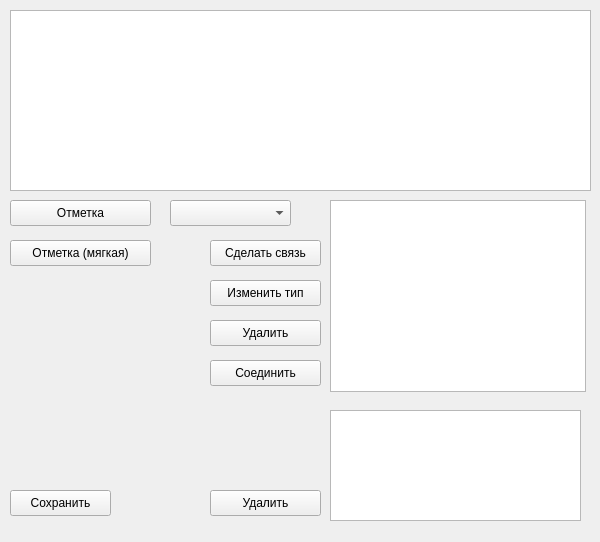
<?xml version="1.0" encoding="UTF-8"?>
<ui version="4.0">
 <class>Form</class>
 <widget class="QWidget" name="Form">
  <property name="geometry">
   <rect>
    <x>0</x>
    <y>0</y>
    <width>600</width>
    <height>542</height>
   </rect>
  </property>
  <property name="sizePolicy">
   <sizepolicy hsizetype="Preferred" vsizetype="Preferred">
    <horstretch>0</horstretch>
    <verstretch>0</verstretch>
   </sizepolicy>
  </property>
  <property name="windowTitle">
   <string>Form</string>
  </property>
  <widget class="QTextEdit" name="text_view">
   <property name="geometry">
    <rect>
     <x>10</x>
     <y>10</y>
     <width>581</width>
     <height>181</height>
    </rect>
   </property>
  </widget>
  <widget class="QPushButton" name="mark_btn">
   <property name="geometry">
    <rect>
     <x>10</x>
     <y>200</y>
     <width>141</width>
     <height>26</height>
    </rect>
   </property>
   <property name="text">
    <string>Отметка</string>
   </property>
  </widget>
  <widget class="QComboBox" name="mark_kind_cb">
   <property name="geometry">
    <rect>
     <x>170</x>
     <y>200</y>
     <width>121</width>
     <height>26</height>
    </rect>
   </property>
  </widget>
  <widget class="QTableWidget" name="collocations_tb">
   <property name="geometry">
    <rect>
     <x>330</x>
     <y>200</y>
     <width>256</width>
     <height>192</height>
    </rect>
   </property>
  </widget>
  <widget class="QPushButton" name="join_col_btn">
   <property name="geometry">
    <rect>
     <x>210</x>
     <y>360</y>
     <width>111</width>
     <height>26</height>
    </rect>
   </property>
   <property name="text">
    <string>Соединить</string>
   </property>
  </widget>
  <widget class="QPushButton" name="mark_soft_btn">
   <property name="geometry">
    <rect>
     <x>10</x>
     <y>240</y>
     <width>141</width>
     <height>26</height>
    </rect>
   </property>
   <property name="text">
    <string>Отметка (мягкая)</string>
   </property>
  </widget>
  <widget class="QPushButton" name="delete_col_btn">
   <property name="geometry">
    <rect>
     <x>210</x>
     <y>320</y>
     <width>111</width>
     <height>26</height>
    </rect>
   </property>
   <property name="text">
    <string>Удалить</string>
   </property>
  </widget>
  <widget class="QPushButton" name="change_kind_btn">
   <property name="geometry">
    <rect>
     <x>210</x>
     <y>280</y>
     <width>111</width>
     <height>26</height>
    </rect>
   </property>
   <property name="text">
    <string>Изменить тип</string>
   </property>
  </widget>
  <widget class="QListWidget" name="connections_list">
   <property name="geometry">
    <rect>
     <x>330</x>
     <y>410</y>
     <width>251</width>
     <height>111</height>
    </rect>
   </property>
  </widget>
  <widget class="QPushButton" name="delete_con_btn">
   <property name="geometry">
    <rect>
     <x>210</x>
     <y>490</y>
     <width>111</width>
     <height>26</height>
    </rect>
   </property>
   <property name="text">
    <string>Удалить</string>
   </property>
  </widget>
  <widget class="QPushButton" name="make_con_btn">
   <property name="geometry">
    <rect>
     <x>210</x>
     <y>240</y>
     <width>111</width>
     <height>26</height>
    </rect>
   </property>
   <property name="text">
    <string>Сделать связь</string>
   </property>
  </widget>
  <widget class="QPushButton" name="save_btn">
   <property name="geometry">
    <rect>
     <x>10</x>
     <y>490</y>
     <width>101</width>
     <height>26</height>
    </rect>
   </property>
   <property name="text">
    <string>Сохранить</string>
   </property>
  </widget>
 </widget>
 <resources/>
 <connections/>
</ui>
